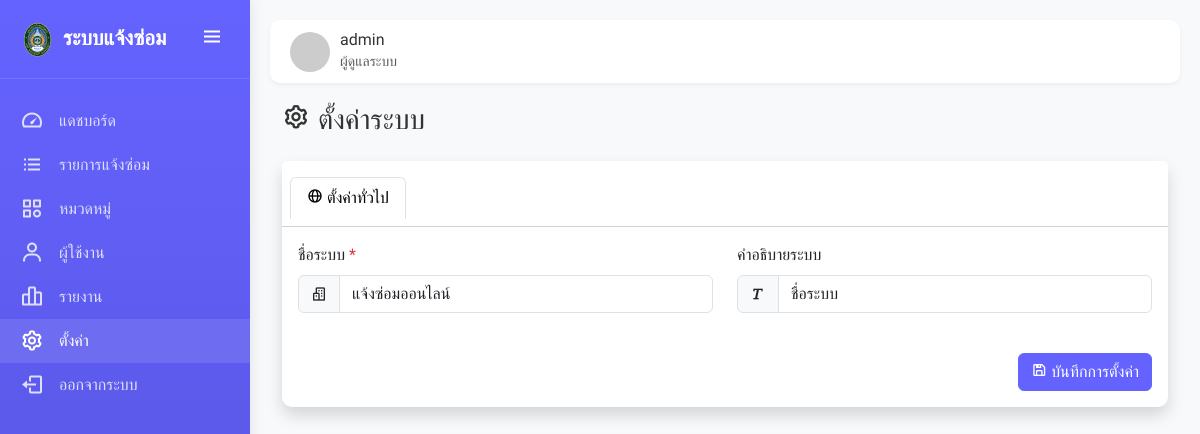
Screenshot of /admin_settings.php (signed in) with the database file from the repository.
### tables this page shows
CREATE TABLE `users` (
  `user_id` int(11) NOT NULL,
  `username` varchar(50) NOT NULL,
  `password` varchar(255) NOT NULL,
  `fullname` varchar(100) NOT NULL,
  `email` varchar(100) NOT NULL,
  `department` varchar(100) DEFAULT NULL,
  `phone` varchar(20) DEFAULT NULL,
  `role` enum('admin','user','building_staff') NOT NULL DEFAULT 'user',
  `created_at` timestamp NOT NULL DEFAULT current_timestamp(),
  `updated_at` timestamp NOT NULL DEFAULT current_timestamp() ON UPDATE current_timestamp()
);

CREATE TABLE `settings` (
  `setting_id` int(11) NOT NULL,
  `setting_name` varchar(50) NOT NULL,
  `setting_value` text NOT NULL,
  `description` text DEFAULT NULL,
  `created_at` timestamp NOT NULL DEFAULT current_timestamp(),
  `updated_at` timestamp NOT NULL DEFAULT current_timestamp() ON UPDATE current_timestamp()
);

### admin_settings.php (the view, shortened to what this page needs)
<?php
require_once 'config/db_connect.php';
$query = "SELECT * FROM settings";
$result = mysqli_query($conn, $query);
include 'includes/header.php';
?>
<div class="d-sm-flex align-items-center justify-content-between mb-4">
    <h1 class="h3 mb-0 text-gray-800">
        <i class="bx bx-cog me-2"></i>ตั้งค่าระบบ
    </h1>
</div>
<div class="card shadow mb-4">
    <div class="card-header bg-white py-3">
        <ul class="nav nav-tabs card-header-tabs" id="settingsTabs" role="tablist">
            <li class="nav-item" role="presentation">
                <button class="nav-link active" id="general-tab" data-bs-toggle="tab" data-bs-target="#general" type="button" role="tab" aria-controls="general" aria-selected="true">
                    <i class="bx bx-globe me-1"></i>ตั้งค่าทั่วไป
                </button>
            </li>
        </ul>
    </div>
    <div class="card-body">
        <div class="tab-content" id="settingsTabContent">
            <div class="tab-pane fade show active" id="general" role="tabpanel" aria-labelledby="general-tab">
                <form method="POST" id="general-form">
                    <div class="row mb-4">
                        <div class="col-md-6">
                            <div class="mb-3">
                                <label for="site_name" class="form-label">ชื่อระบบ <span class="text-danger">*</span></label>
                                <div class="input-group">
                                    <span class="input-group-text bg-light">
                                        <i class="bx bx-buildings"></i>
                                    </span>
                                    <input type="text" class="form-control" id="site_name" name="site_name" value="<?php echo $settings['site_name']; ?>" required>
                                </div>
                            </div>
                        </div>
                        <div class="col-md-6">
                            <div class="mb-3">
                                <label for="site_description" class="form-label">คำอธิบายระบบ</label>
                                <div class="input-group">
                                    <span class="input-group-text bg-light">
                                        <i class="bx bx-text"></i>
                                    </span>
                                    <input type="text" class="form-control" id="site_description" name="site_description" value="<?php echo $settings['site_description']; ?>">
                                </div>
                            </div>
                        </div>
                    </div>
                </form>
            </div>
        </div>
        <div class="d-flex justify-content-end mt-4">
            <button type="button" id="save-settings" class="btn btn-primary">
                <i class="bx bx-save me-1"></i>บันทึกการตั้งค่า
            </button>
        </div>
    </div>
</div>
<?php
include 'includes/footer.php';
?>

### includes/header.php (shortened to what this page needs)
<?php
$query = "SELECT * FROM settings";
$settings_result = mysqli_query($conn, $query);
$settings = [];
while ($row = mysqli_fetch_assoc($settings_result)) {
    $settings[$row['setting_name']] = $row['setting_value'];
}
$is_logged_in = isset($_SESSION['user_id']);
$current_user = null;
if ($is_logged_in) {
    $user_id = $_SESSION['user_id'];
    $query = "SELECT * FROM users WHERE user_id = '$user_id'";
    $user_result = mysqli_query($conn, $query);
    $current_user = mysqli_fetch_assoc($user_result);
}
$current_page = basename($_SERVER['PHP_SELF']);
?>
<!DOCTYPE html>
<html lang="th">
<head>
    <link href="https://cdn.jsdelivr.net/npm/bootstrap@5.3.0-alpha1/dist/css/bootstrap.min.css" rel="stylesheet">
    <link href="https://unpkg.com/boxicons@2.1.4/css/boxicons.min.css" rel="stylesheet">
    <link href="https://cdn.datatables.net/1.13.1/css/dataTables.bootstrap5.min.css" rel="stylesheet">
</head>
<body>
    <div class="sidebar" id="sidebar">
        <div class="logo-container">
            <a href="index.php" class="logo">
                <img src="assets/images/favicon.png" alt="Logo"
                    style="width: 35px; height: 35px; object-fit: contain; margin-right: 8px;">
                <span class="logo-text">ระบบแจ้งซ่อม</span>
            </a>
            <button class="toggle-btn" id="sidebarToggle">
                <i class="bx bx-menu"></i>
            </button>
        </div>
        <div class="menu">
            <?php if ($is_logged_in): ?>
                <?php if ($current_user['role'] == 'admin' || $current_user['role'] == 'building_staff'): ?>
                    <a href="admin_dashboard.php"
                        class="menu-item <?php echo ($current_page == 'admin_dashboard.php') ? 'active' : ''; ?>">
                        <i class="bx bx-tachometer"></i>
                        <span>แดชบอร์ด</span>
                    </a>
                    <a href="admin_requests.php"
                        class="menu-item <?php echo ($current_page == 'admin_requests.php') ? 'active' : ''; ?>">
                        <i class="bx bx-list-ul"></i>
                        <span>รายการแจ้งซ่อม</span>
                    </a>
                    <a href="admin_categories.php"
                        class="menu-item <?php echo ($current_page == 'admin_categories.php') ? 'active' : ''; ?>">
                        <i class="bx bx-category"></i>
                        <span>หมวดหมู่</span>
                    </a>
                    <a href="admin_users.php"
                        class="menu-item <?php echo ($current_page == 'admin_users.php') ? 'active' : ''; ?>">
                        <i class="bx bx-user"></i>
                        <span>ผู้ใช้งาน</span>
                    </a>
                    <a href="admin_reports.php"
                        class="menu-item <?php echo ($current_page == 'admin_reports.php') ? 'active' : ''; ?>">
                        <i class="bx bx-bar-chart-alt-2"></i>
                        <span>รายงาน</span>
                    </a>
                    <?php if ($current_user['role'] == 'admin'): ?>
                        <a href="admin_settings.php"
                            class="menu-item <?php echo ($current_page == 'admin_settings.php') ? 'active' : ''; ?>">
                            <i class="bx bx-cog"></i>
                            <span>ตั้งค่า</span>
                        </a>
                    <?php endif; ?>
                <?php endif; ?>
                <a href="logout.php" class="menu-item">
                    <i class="bx bx-log-out"></i>
                    <span>ออกจากระบบ</span>
                </a>
            <?php endif; ?>
        </div>
    </div>
    <div class="content" id="content">
        <div class="topbar">
            <?php if ($is_logged_in): ?>
                <div class="user-info">
                    <img src="https://ui-avatars.com/api/?name=<?php echo urlencode($current_user['fullname']); ?>&background=random"
                        alt="User Avatar">
                    <div>
                        <h6 class="mb-0"><?php echo $current_user['fullname']; ?></h6>
                        <small class="text-muted"><?php
                        if ($current_user['role'] == 'admin')
                            echo 'ผู้ดูแลระบบ';
                        elseif ($current_user['role'] == 'building_staff')
                            echo 'งานอาคาร';
                        else
                            echo 'ผู้ใช้งาน';
                        ?></small>
                    </div>
                </div>
            <?php endif; ?>
        </div>
        <div class="container-fluid">

### includes/header.php (style rules this page uses)
:root { --primary-color: #6563ff; --primary-dark: #5452d8; --secondary-color: #fd7e14; --success-color: #20c997; --info-color: #0dcaf0; --warning-color: #ffc107; --danger-color: #dc3545; --light-color: #f8f9fa; --dark-color: #212529; }
body { font-family: 'Prompt', sans-serif; background-color: #f8f9fa; color: #333; }
.sidebar { width: 250px; position: fixed; top: 0; left: 0; height: 100vh; background: linear-gradient(to bottom, var(--primary-color), var(--primary-dark)); color: white; z-index: 1000; transition: all 0.3s; box-shadow: 0 0 15px rgba(0, 0, 0, 0.1); }
.sidebar .logo-container { padding: 20px; display: flex; align-items: center; justify-content: space-between; border-bottom: 1px solid rgba(255, 255, 255, 0.1); }
.sidebar .logo-container .logo { color: white; font-size: 1.3rem; font-weight: 700; text-decoration: none; white-space: nowrap; overflow: visible; display: flex; align-items: center; }
.sidebar .logo-container .toggle-btn { background: transparent; border: none; color: white; cursor: pointer; font-size: 1.5rem; }
.sidebar .menu { padding: 20px 0; }
.sidebar .menu-item { padding: 10px 20px; display: flex; align-items: center; color: rgba(255, 255, 255, 0.8); text-decoration: none; transition: all 0.3s; }
.sidebar .menu-item:hover, .sidebar .menu-item.active { background-color: rgba(255, 255, 255, 0.1); color: white; }
.sidebar .menu-item i { font-size: 1.5rem; margin-right: 15px; min-width: 24px; text-align: center; }
.content { margin-left: 250px; padding: 20px; transition: all 0.3s; }
.topbar { display: flex; justify-content: space-between; align-items: center; padding: 10px 20px; background-color: white; box-shadow: 0 2px 5px rgba(0, 0, 0, 0.05); border-radius: 10px; margin-bottom: 20px; }
.topbar .user-info { display: flex; align-items: center; }
.topbar .user-info img { width: 40px; height: 40px; border-radius: 50%; margin-right: 10px; }
.card { border: none; box-shadow: 0 4px 6px rgba(0, 0, 0, 0.05); border-radius: 10px; transition: all 0.3s ease; }
.btn-primary { background-color: var(--primary-color); border-color: var(--primary-color); }

### rows the page displays
users: fullname "admin"
settings: site_name "แจ้งซ่อมออนไลน์", site_description "ชื่อระบบ"
